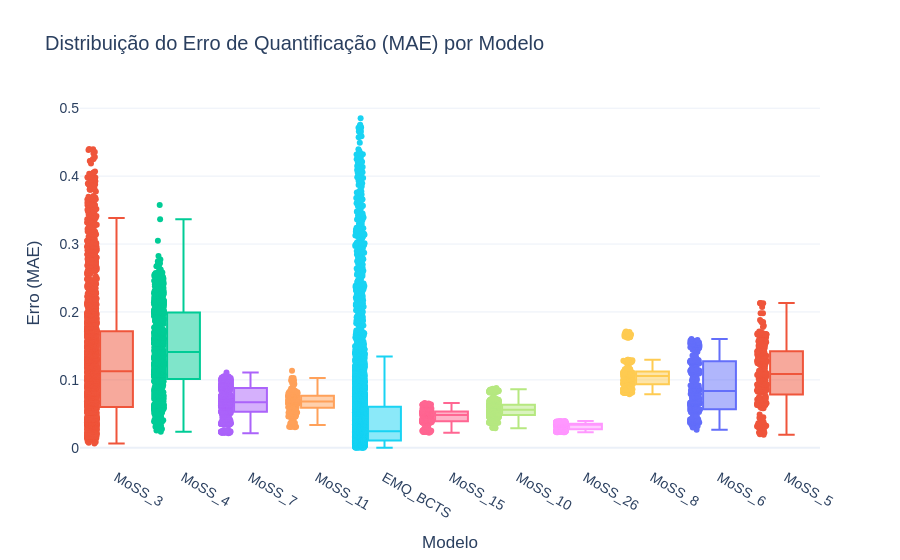

Notebook cell for this chart:
### Code cell
import pandas as pd
import plotly.express as px
import plotly.io as pio

# 1. Carregar os dados
df = pd.read_csv("m_30_bcts.csv")

# 2. Criar o Boxplot Interativo
fig = px.box(
    df, 
    x="modelo", 
    y="erro", 
    color="modelo",
    points="all",          # Mostra todos os pontos (datasets) ao lado do box
    hover_data=["dataset", "n_classes_original"], # Info extra ao passar o mouse
    title="Distribuição do Erro de Quantificação (MAE) por Modelo",
    labels={"erro": "Erro Médio Absoluto (MAE)", "modelo": "Algoritmo/Configuração"},
    category_orders={"modelo": ["EMQ", "MoSS_3", "MoSS_4", "MoSS_7"]} # Organiza a ordem
)

# 3. Customizar o layout para parecer um paper científico
fig.update_layout(
    template="plotly_white",
    showlegend=False,
    xaxis_title="Modelo",
    yaxis_title="Erro (MAE)",
    font=dict(family="Arial", size=14)
)

# 4. Exibir o gráfico
fig.show()

# 5. Opcional: Salvar como HTML (interativo) para abrir no navegador
#pio.write_html(fig, file='1.html', auto_open=True)

### Figure 1 — Plotly figure (JSON) as saved in the notebook; plotly's stock layout.template omitted (floating-point values rounded to 4 significant figures; data arrays with more than 128 entries replaced by an {"elided": "..."} marker saying what was removed)
{"data": [{"alignmentgroup": "True", "boxpoints": "all", "customdata": {"elided": "2400x2 mixed values"}, "hovertemplate": "Algoritmo/Configuração=%{x}<br>Erro Médio Absoluto (MAE)=%{y}<br>dataset=%{customdata[0]}<br>n_classes_original=%{customdata[1]}<extra></extra>", "legendgroup": "MoSS_3", "marker": {"color": "#EF553B"}, "name": "MoSS_3", "notched": false, "offsetgroup": "MoSS_3", "orientation": "v", "showlegend": true, "type": "box", "x": {"elided": "2400 str values"}, "x0": " ", "xaxis": "x", "y": {"elided": "2400 float values"}, "y0": " ", "yaxis": "y"}, {"alignmentgroup": "True", "boxpoints": "all", "customdata": {"elided": "1200x2 mixed values"}, "hovertemplate": "Algoritmo/Configuração=%{x}<br>Erro Médio Absoluto (MAE)=%{y}<br>dataset=%{customdata[0]}<br>n_classes_original=%{customdata[1]}<extra></extra>", "legendgroup": "MoSS_4", "marker": {"color": "#00cc96"}, "name": "MoSS_4", "notched": false, "offsetgroup": "MoSS_4", "orientation": "v", "showlegend": true, "type": "box", "x": {"elided": "1200 str values"}, "x0": " ", "xaxis": "x", "y": {"elided": "1200 float values"}, "y0": " ", "yaxis": "y"}, {"alignmentgroup": "True", "boxpoints": "all", "customdata": {"elided": "900x2 mixed values"}, "hovertemplate": "Algoritmo/Configuração=%{x}<br>Erro Médio Absoluto (MAE)=%{y}<br>dataset=%{customdata[0]}<br>n_classes_original=%{customdata[1]}<extra></extra>", "legendgroup": "MoSS_7", "marker": {"color": "#ab63fa"}, "name": "MoSS_7", "notched": false, "offsetgroup": "MoSS_7", "orientation": "v", "showlegend": true, "type": "box", "x": {"elided": "900 str values"}, "x0": " ", "xaxis": "x", "y": {"elided": "900 float values"}, "y0": " ", "yaxis": "y"}, {"alignmentgroup": "True", "boxpoints": "all", "customdata": {"elided": "300x2 mixed values"}, "hovertemplate": "Algoritmo/Configuração=%{x}<br>Erro Médio Absoluto (MAE)=%{y}<br>dataset=%{customdata[0]}<br>n_classes_original=%{customdata[1]}<extra></extra>", "legendgroup": "MoSS_11", "marker": {"color": "#FFA15A"}, "name": "MoSS_11", "notched": false, "offsetgroup": "MoSS_11", "orientation": "v", "showlegend": true, "type": "box", "x": {"elided": "300 str values"}, "x0": " ", "xaxis": "x", "y": {"elided": "300 float values"}, "y0": " ", "yaxis": "y"}, {"alignmentgroup": "True", "boxpoints": "all", "customdata": {"elided": "7200x2 mixed values"}, "hovertemplate": "Algoritmo/Configuração=%{x}<br>Erro Médio Absoluto (MAE)=%{y}<br>dataset=%{customdata[0]}<br>n_classes_original=%{customdata[1]}<extra></extra>", "legendgroup": "EMQ_BCTS", "marker": {"color": "#19d3f3"}, "name": "EMQ_BCTS", "notched": false, "offsetgroup": "EMQ_BCTS", "orientation": "v", "showlegend": true, "type": "box", "x": {"elided": "7200 str values"}, "x0": " ", "xaxis": "x", "y": {"elided": "7200 float values"}, "y0": " ", "yaxis": "y"}, {"alignmentgroup": "True", "boxpoints": "all", "customdata": {"elided": "300x2 mixed values"}, "hovertemplate": "Algoritmo/Configuração=%{x}<br>Erro Médio Absoluto (MAE)=%{y}<br>dataset=%{customdata[0]}<br>n_classes_original=%{customdata[1]}<extra></extra>", "legendgroup": "MoSS_15", "marker": {"color": "#FF6692"}, "name": "MoSS_15", "notched": false, "offsetgroup": "MoSS_15", "orientation": "v", "showlegend": true, "type": "box", "x": {"elided": "300 str values"}, "x0": " ", "xaxis": "x", "y": {"elided": "300 float values"}, "y0": " ", "yaxis": "y"}, {"alignmentgroup": "True", "boxpoints": "all", "customdata": {"elided": "600x2 mixed values"}, "hovertemplate": "Algoritmo/Configuração=%{x}<br>Erro Médio Absoluto (MAE)=%{y}<br>dataset=%{customdata[0]}<br>n_classes_original=%{customdata[1]}<extra></extra>", "legendgroup": "MoSS_10", "marker": {"color": "#B6E880"}, "name": "MoSS_10", "notched": false, "offsetgroup": "MoSS_10", "orientation": "v", "showlegend": true, "type": "box", "x": {"elided": "600 str values"}, "x0": " ", "xaxis": "x", "y": {"elided": "600 float values"}, "y0": " ", "yaxis": "y"}, {"alignmentgroup": "True", "boxpoints": "all", "customdata": {"elided": "600x2 mixed values"}, "hovertemplate": "Algoritmo/Configuração=%{x}<br>Erro Médio Absoluto (MAE)=%{y}<br>dataset=%{customdata[0]}<br>n_classes_original=%{customdata[1]}<extra></extra>", "legendgroup": "MoSS_26", "marker": {"color": "#FF97FF"}, "name": "MoSS_26", "notched": false, "offsetgroup": "MoSS_26", "orientation": "v", "showlegend": true, "type": "box", "x": {"elided": "600 str values"}, "x0": " ", "xaxis": "x", "y": {"elided": "600 float values"}, "y0": " ", "yaxis": "y"}, {"alignmentgroup": "True", "boxpoints": "all", "customdata": {"elided": "300x2 mixed values"}, "hovertemplate": "Algoritmo/Configuração=%{x}<br>Erro Médio Absoluto (MAE)=%{y}<br>dataset=%{customdata[0]}<br>n_classes_original=%{customdata[1]}<extra></extra>", "legendgroup": "MoSS_8", "marker": {"color": "#FECB52"}, "name": "MoSS_8", "notched": false, "offsetgroup": "MoSS_8", "orientation": "v", "showlegend": true, "type": "box", "x": {"elided": "300 str values"}, "x0": " ", "xaxis": "x", "y": {"elided": "300 float values"}, "y0": " ", "yaxis": "y"}, {"alignmentgroup": "True", "boxpoints": "all", "customdata": {"elided": "300x2 mixed values"}, "hovertemplate": "Algoritmo/Configuração=%{x}<br>Erro Médio Absoluto (MAE)=%{y}<br>dataset=%{customdata[0]}<br>n_classes_original=%{customdata[1]}<extra></extra>", "legendgroup": "MoSS_6", "marker": {"color": "#636efa"}, "name": "MoSS_6", "notched": false, "offsetgroup": "MoSS_6", "orientation": "v", "showlegend": true, "type": "box", "x": {"elided": "300 str values"}, "x0": " ", "xaxis": "x", "y": {"elided": "300 float values"}, "y0": " ", "yaxis": "y"}, {"alignmentgroup": "True", "boxpoints": "all", "customdata": {"elided": "300x2 mixed values"}, "hovertemplate": "Algoritmo/Configuração=%{x}<br>Erro Médio Absoluto (MAE)=%{y}<br>dataset=%{customdata[0]}<br>n_classes_original=%{customdata[1]}<extra></extra>", "legendgroup": "MoSS_5", "marker": {"color": "#EF553B"}, "name": "MoSS_5", "notched": false, "offsetgroup": "MoSS_5", "orientation": "v", "showlegend": true, "type": "box", "x": {"elided": "300 str values"}, "x0": " ", "xaxis": "x", "y": {"elided": "300 float values"}, "y0": " ", "yaxis": "y"}], "layout": {"boxmode": "overlay", "font": {"family": "Arial", "size": 14}, "legend": {"title": {"text": "Algoritmo/Configuração"}, "tracegroupgap": 0}, "showlegend": false, "title": {"text": "Distribuição do Erro de Quantificação (MAE) por Modelo"}, "xaxis": {"anchor": "y", "categoryarray": ["EMQ", "MoSS_3", "MoSS_4", "MoSS_7", "MoSS_11", "EMQ_BCTS", "MoSS_15", "MoSS_10", "MoSS_26", "MoSS_8", "MoSS_6", "MoSS_5"], "categoryorder": "array", "domain": [0, 1], "title": {"text": "Modelo"}}, "yaxis": {"anchor": "x", "domain": [0, 1], "title": {"text": "Erro (MAE)"}}}}
